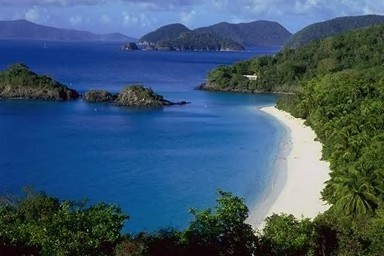
#> input picture photo/1/133.jpg, 384 x 256 px
$ python KNN.py
#> lines starting #> are read from the running program, lines starting #| are printed output that depends on the picture; pictures that were not available may be replaced by others from this repository, and a replacement may not be noted
#!/usr/bin/env python3
# -*- coding: utf-8 -*-
"""
Created on Sun Apr 18 10:14:47 2021

@author: zyy
"""


import os
import cv2
import numpy as np
import math
from numpy import linalg as LA
from scipy import stats
import matplotlib.pyplot as plt


X_train = []
Y_train = []
MAX_DISTANES = 1e10
for i in range(1, 10):
    t = []
    t2 = []
    for f in os.listdir("photo/%s" % i):
        if not 't' in str(f) and not 'D' in str(f):
            t.append("photo//" +str(i) + "//" + str(f))
            t2.append(i)
    X_train.append(t)
    Y_train.append(t2)
#> pass 2 of the loop `for i in range(1, 10):`:

X_train = np.array(X_train)
Y_train = np.array(Y_train)


mean_vec = []
cov_matrix = []

# 3 * 3 * 3
k = 27


# calculate hist for decsion
def CacHist(pic):
    #read image
#> called with pic = 'photo//1//133.jpg'
    image = cv2.imread(pic)
#> image is the input picture: shape (256, 384, 3); mean B, G, R 110.9, 87.8, 60.1
    gauss = np.random.normal(0,1,image.size)
    gauss = gauss.reshape(image.shape[0],image.shape[1],image.shape[2]).astype('uint8')
    # Add the Gaussian noise to the image
    img_gauss = cv2.add(image,gauss)
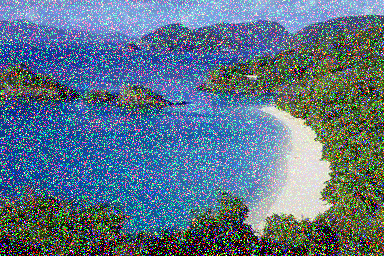
#> img_gauss: shape (256, 384, 3); mean B, G, R 133.9, 114, 91.1
    new_pic = pic[:-4] + 't.jpg'
    cv2.imwrite(new_pic, img_gauss)

    # read new image
    image = cv2.imread(new_pic)
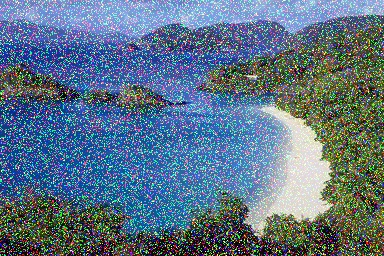
#> image: shape (256, 384, 3); mean B, G, R 133.9, 114, 91.4
    img = cv2.resize(image, (256,256), interpolation = cv2.INTER_CUBIC)
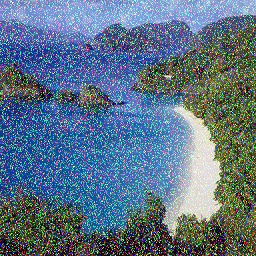
#> img: shape (256, 256, 3); mean B, G, R 134, 114, 91.5
    # 0, 1, 2 is b, g, r => r, g, b [2, 1, 0]
    hist = cv2.calcHist([img], [2 , 1 ,0], None, [3, 3, 3], [0, 256, 0, 256, 0, 256])
    hist = hist + 10
    # flatten high dim matrix to one dim vector
    hist = hist.flatten()
#> hist = 27 values, max 10952 at index 0, min 12 at index 24, mean 2437.3
    hist = np.log(hist)
#> hist = 27 values, max 9.3 at index 0, min 2.48 at index 24, mean 6.18
    return hist


X_train = X_train.flatten()
Y_train = Y_train.flatten()

X_train_data = []
for i in X_train:
    train_pic = CacHist(i)
#> train_pic has the same summary as hist in CacHist
    X_train_data.append(train_pic)
#> pass 2 of the loop `for i in X_train:`:
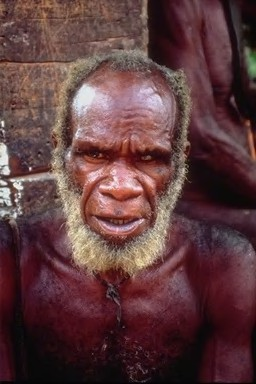
#> input picture photo/0/16.jpg, 256 x 384 px, given as the content of the folder photo/2, which was not available
#> in CacHist, image is the input picture: shape (384, 256, 3); mean B, G, R 62.2, 60.5, 94.5
#> img_gauss: shape (384, 256, 3)
#> in CacHist (call 2), `hist = hist.flatten()`: hist = 27 values, max 17563 at index 0, min 10 at index 8, mean 2437.3
#> in CacHist (call 2), `hist = np.log(hist)`: hist = 27 values, max 9.77 at index 0, min 2.3 at index 8, mean 5.72
#> train_pic has the same summary as hist in CacHist


def cac_dis(i: list, j: list) -> float:
    sq_sum = 0
    l = len(i)
    for m in range(0,l):
        sq_sum += (i[m] - j[m]) * (i[m] - j[m])
    return math.sqrt(sq_sum)

# KNN decision
def Classify(sample, k_near):
    near = np.ones(k_near) * MAX_DISTANES
    clas = np.zeros(k_near)
    l_cla = len(X_train_data)
    for i in range(0, l_cla):
        dis = cac_dis(X_train_data[i], sample)
        for j in range (0,k_near):
            if dis < near[j]:
                near[j] = dis
                clas[j] = Y_train[i] - 1
                break
    return stats.mode(clas)[0][0]


X_test = []
#> X_test = []
Y_test = []

total_test = 0
for i in range(1, 10):
    t = []
    t2 = []
    for f in os.listdir("photo2/%s" % i):
        if not 't' in str(f) and not 'D' in str(f):
            total_test = total_test + 1
            t.append("photo2//" +str(i) + "//" + str(f))
            t2.append(i)
    X_test.append(t)
    Y_test.append(t2)
#> pass 2 of the loop `for i in range(1, 10):`:

X_test = np.array(X_test)
X_test_data = []

for j in range(0,9):
    t = []
    for i in X_test[j]:
        t.append(CacHist(i))
#> in CacHist (call 10), `img_gauss = cv2.add(image,gauss)`:
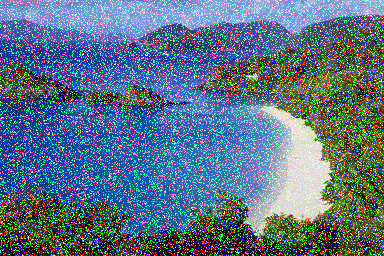
#> img_gauss: shape (256, 384, 3); mean B, G, R 133.6, 114.6, 91.4
#> in CacHist (call 10), `new_pic = pic[:-4] + 't.jpg'`: new_pic = 'photo2//1//133t.jpg'
#> in CacHist (call 10), `image = cv2.imread(new_pic)`:
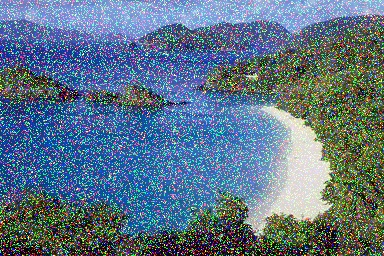
#> image: shape (256, 384, 3); mean B, G, R 133.7, 114.6, 91.8
#> in CacHist (call 10), `img = cv2.resize(image, (256,256), interpolation = cv2.INTER_CUBIC)`:
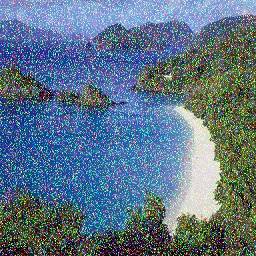
#> img: shape (256, 256, 3); mean B, G, R 133.8, 114.6, 91.9
#> in CacHist (call 10), `hist = hist.flatten()`: hist = 27 values, max 10819 at index 0, min 11 at index 20, mean 2437.3
#> in CacHist (call 10), `hist = np.log(hist)`: hist = 27 values, max 9.29 at index 0, min 2.4 at index 20, mean 6.17
    X_test_data.append(t)
#> pass 2 of the loop `for j in range(0,9):`:
#> in CacHist (call 11), `img_gauss = cv2.add(image,gauss)`:
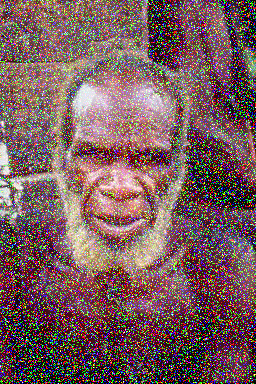
#> img_gauss: shape (384, 256, 3); mean B, G, R 93, 91.6, 120.2
#> new_pic = 'photo2//2//16t.jpg'
#> image: shape (384, 256, 3)
#> in CacHist (call 11), `img = cv2.resize(image, (256,256), interpolation = cv2.INTER_CUBIC)`:
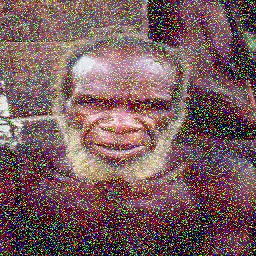
#> img: shape (256, 256, 3); mean B, G, R 94, 91.9, 120.2
#> in CacHist (call 11), `hist = hist.flatten()`: hist = 27 values, max 17549 at index 0, min 10 at index 5, mean 2437.3
#> in CacHist (call 11), `hist = np.log(hist)`: hist = 27 values, max 9.77 at index 0, min 2.3 at index 5, mean 5.73


x = list(range(17))
#> x = [0, 1, 2, 3, 4, 5, 6, 7, 8, 9, 10, 11, 12, 13, 14, 15, 16]


y = []
for k_near in range(3,20):
    classify_right = 0
    confusion_matrix = np.zeros((9,9))
    for j in range(0,9):
        for i in X_test_data[j]:
#> (the run stopped early here; a loop or call above may not have finished)
